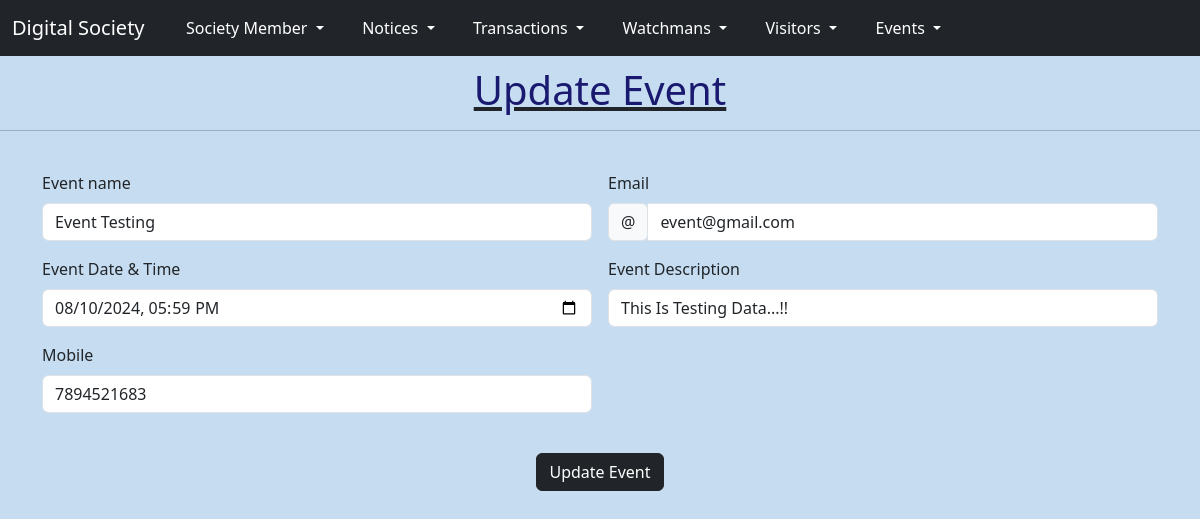
Page /updateEvent/1 on the committed database.
### myapp/models.py (models this page shows)
class Event(models.Model):
    eventname=models.CharField(max_length=20)
    email=models.EmailField()
    eventdate=models.DateTimeField()
    description=models.TextField()
    mobile=models.BigIntegerField()

### myapp/views.py (the view, shortened to what this page needs)
# urls.py: path('updateEvent/<int:id>',views.updateEvent),
def updateEvent(request, id):
    eid = Event.objects.get(id=id)
    return render(request,'updateEvent.html',{'eid':eid})

### myapp/templates/updateEvent.html (shortened to what this page needs)
<!DOCTYPE html>
<html lang="en">
    <head>
        <link
            href="https://cdn.jsdelivr.net/npm/bootstrap@5.3.3/dist/css/bootstrap.min.css"
            rel="stylesheet"
>
    </head>
    <body>
        <nav class="navbar navbar-expand-lg navbar-dark bg-dark">
            <div class="container-fluid">
                <a class="navbar-brand" href="#">Digital Society</a>
                <div class="collapse navbar-collapse"
                    id="navbarNavDarkDropdown">
                    <ul class="navbar-nav">
                        <li class="nav-item dropdown">
                            <button class="btn btn-dark dropdown-toggle"
                                data-bs-toggle="dropdown"
                                aria-expanded="false">Society Member
                            </button>
                        </li>
                    </ul>
                    <ul class="navbar-nav">
                        <li class="nav-item dropdown">
                            <button class="btn btn-dark dropdown-toggle"
                                data-bs-toggle="dropdown"
                                aria-expanded="false">Notices
                            </button>
                        </li>
                    </ul>
                    <ul class="navbar-nav">
                        <li class="nav-item dropdown">
                            <button class="btn btn-dark dropdown-toggle"
                                data-bs-toggle="dropdown"
                                aria-expanded="false">Transactions
                            </button>
                        </li>
                    </ul>
                    <ul class="navbar-nav">
                        <li class="nav-item dropdown">
                            <button class="btn btn-dark dropdown-toggle"
                                data-bs-toggle="dropdown"
                                aria-expanded="false">Watchmans
                            </button>
                        </li>
                    </ul>
                    <ul class="navbar-nav">
                        <li class="nav-item dropdown">
                            <button class="btn btn-dark dropdown-toggle"
                                data-bs-toggle="dropdown"
                                aria-expanded="false">Visitors
                            </button>
                        </li>
                    </ul>
                    <ul class="navbar-nav">
                        <li class="nav-item dropdown">
                            <button class="btn btn-dark dropdown-toggle"
                                data-bs-toggle="dropdown"
                                aria-expanded="false">Events
                            </button>
                        </li>
                    </ul>
                </div>
            </div>
        </nav>
        <center>
            <u><h1>Update Event</h1></u>
        </center>
        <hr><br>
        <div class="container">
            <form class="row g-3 needs-validation" method="post" novalidate>
                <div class="col-md-6 position-relative">
                    <label for="validationTooltip01" class="form-label">Event
                        name</label>
                    <input type="text" class="form-control"
                        id="validationTooltip01" name="eventname"
                        value="{{eid.eventname}}" required>
                </div>
                <div class="col-md-6 position-relative">
                    <label for="validationTooltipUsername"
                        class="form-label">Email</label>
                    <div class="input-group has-validation">
                        <span class="input-group-text"
                            id="validationTooltipUsernamePrepend">@</span>
                        <input type="text" class="form-control"
                            id="validationTooltipUsername" name="email"
                            value="{{eid.email}}"
                            aria-describedby="validationTooltipUsernamePrepend"
                            required>
                    </div>
                </div>
                <div class="col-md-6 position-relative">
                    <label for="validationTooltip01" class="form-label">Event
                        Date & Time</label>
                    <input type="datetime-local" class="form-control"
                        id="validationTooltip01" name="eventdate"
                        value="{{ eid.eventdate|date:'Y-m-d\TH:i' }}" required>
                </div>
                <div class="col-md-6 position-relative">
                    <label for="validationTooltip01" class="form-label">Event
                        Description</label>
                    <input type="text" class="form-control"
                        id="validationTooltip01" name="description"
                        value="{{eid.description}}" required>
                </div>
                <div class="col-md-6 position-relative">
                    <label for="validationTooltip01"
                        class="form-label">Mobile</label>
                    <input type="number" class="form-control"
                        id="validationTooltip01" name="mobile"
                        value="{{eid.mobile}}" required>
                </div>
                <div class="col-12">
                    <br>
                    <center><button class="btn btn-dark" type="submit">Update
                            Event</button></center>
                </div>
            </form>
        </div>
    </body>
</html>

### myapp/templates/updateEvent.html (style rules this page uses)
body { background-color: rgb(198, 221, 241); }
h1 { color: midnightblue; margin-top: 10px; }

### rows in the picture
Event: eventname "Event Testing", email "event@gmail.com", eventdate "08/10/2024 17:59", description "This Is Testing Data...!!", mobile "7894521683"
